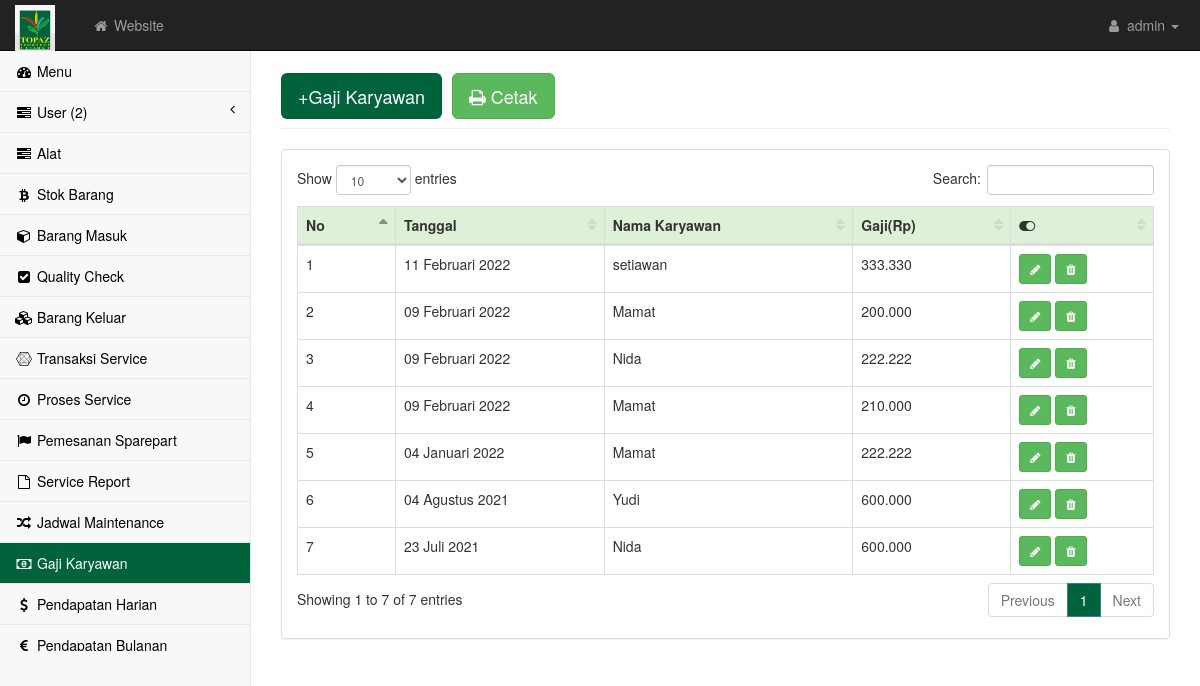
Page /admin/gaji.php on the committed database.
### tables this page shows
CREATE TABLE `gaji` (
  `idgaji` int(5) NOT NULL,
  `id` int(5) NOT NULL,
  `tgl` date NOT NULL,
  `total` float NOT NULL
);

CREATE TABLE `user` (
  `id` int(5) NOT NULL,
  `nama` varchar(100) NOT NULL,
  `username` varchar(20) NOT NULL,
  `password` varchar(20) NOT NULL,
  `jk` enum('Laki-Laki','Wanita') NOT NULL,
  `ttl` varchar(80) NOT NULL,
  `telp` varchar(15) NOT NULL,
  `alamat` text NOT NULL,
  `tugas` varchar(100) NOT NULL,
  `level` varchar(30) NOT NULL
);

### tgl_indo.php (called while the page is built)
<?php function tgl_indo($tanggal){$bulan = array(1 => 'Januari','Februari','Maret','April','Mei','Juni','Juli','Agustus','September','Oktober','November','Desember'); $pecahkan = explode('-', $tanggal); return $pecahkan[2] . ' ' . $bulan[ (int)$pecahkan[1] ] . ' ' . $pecahkan[0]; } ?>

### admin/gaji.php (the view, shortened to what this page needs)
<?php require('atas.php') ?>
<div id="page-wrapper">
    <div class="container-fluid">
        <div class="row">
            <div class="col-lg-12">
                <h1 class="page-header"><button class="btn btn-lg" style="background-color: #01633c;"><a href="gaji_input.php" style="color: white; text-decoration: none">+Gaji Karyawan</a></button>
                    <button type="button" class="btn btn-success btn-lg" data-toggle="modal" data-target="#myModal"> <i class="fa fa-print"></i> Cetak </button></h1>
            </div>
        </div>
        <div class="row">
            <div class="col-lg-12">
                <div class="panel panel-default">
                    <div class="panel-body">
                        <div class="table-responsive">
                            <table class="table table-bordered table-hover" id="dataTables-example">
                                <thead>
                                    <tr class="success">
                                        <th>No</th>
                                        <th>Tanggal</th>
                                        <th>Nama Karyawan</th>
                                        <th>Gaji(Rp)</th>
                                        <th><i class="fa fa-toggle-on"></i></th>
                                    </tr>
                                </thead>
                                <tbody>
                                    <?php $no=1; $query = mysqli_query($kon, "SELECT * FROM gaji INNER JOIN user ON gaji.id = user.id ORDER BY tgl DESC");
                                        while($data = mysqli_fetch_array($query)){ ?>
                                            <tr class="odd gradeX">
                                                    <td><?= $no++; ?></td>
                                                    <td><?= tgl_indo($data['tgl']) ?></td>
                                                    <td><?= $data['nama'] ?></td>
                                                    <td><?= number_format($data['total'],0,'.','.') ?></td>
                                                    <td>
                                                        <a href="gaji_edit.php?idgaji=<?php echo $data['idgaji']; ?>" class="btn btn-success btn-sm"><i class="fa fa-pencil"></i></a>
                                                        <a href="delete.php?idgaji=<?php echo $data['idgaji'] ?>" class="btn  btn-success btn-sm"><i class="fa fa-trash"></i></a>
                                                    </td>
                                                </tr>
                                        <?php } ?>
                                </tbody>
                            </table>
                        </div>
                    </div>
                </div>
            </div>
        </div>
    </div>
</div>
    </div>
<?php require('bawah.php') ?>

### admin/css/startmin.css (style rules this page uses)
body { background-color: #f8f8f8; }
#page-wrapper { padding-top: 30px; min-height: 568px; background-color: #fff; }
@media (min-width:768px) { #page-wrapper { position: inherit; margin-left: 250px; padding: 30px 15px 0 15px; border-left: 1px solid #e7e7e7; } }
table.dataTable thead .sorting, table.dataTable thead .sorting_asc, table.dataTable thead .sorting_desc, table.dataTable thead .sorting_asc_disabled, table.dataTable thead .sorting_desc_disabled { background: 0 0; }
table.dataTable thead .sorting_asc:after { content: "\f0de"; float: right; font-family: fontawesome; }
table.dataTable thead .sorting:after { content: "\f0dc"; float: right; font-family: fontawesome; color: rgba(50,50,50,.5); }

### rows in the picture
gaji: tgl "11 Februari 2022", id.nama "setiawan", total "333.330"
gaji: tgl "09 Februari 2022", id.nama "Mamat", total "200.000"
gaji: tgl "09 Februari 2022", id.nama "Nida", total "222.222"
gaji: tgl "09 Februari 2022", id.nama "Mamat", total "210.000"
gaji: tgl "04 Januari 2022", id.nama "Mamat", total "222.222"
gaji: tgl "04 Agustus 2021", id.nama "Yudi", total "600.000"
gaji: tgl "23 Juli 2021", id.nama "Nida", total "600.000"
